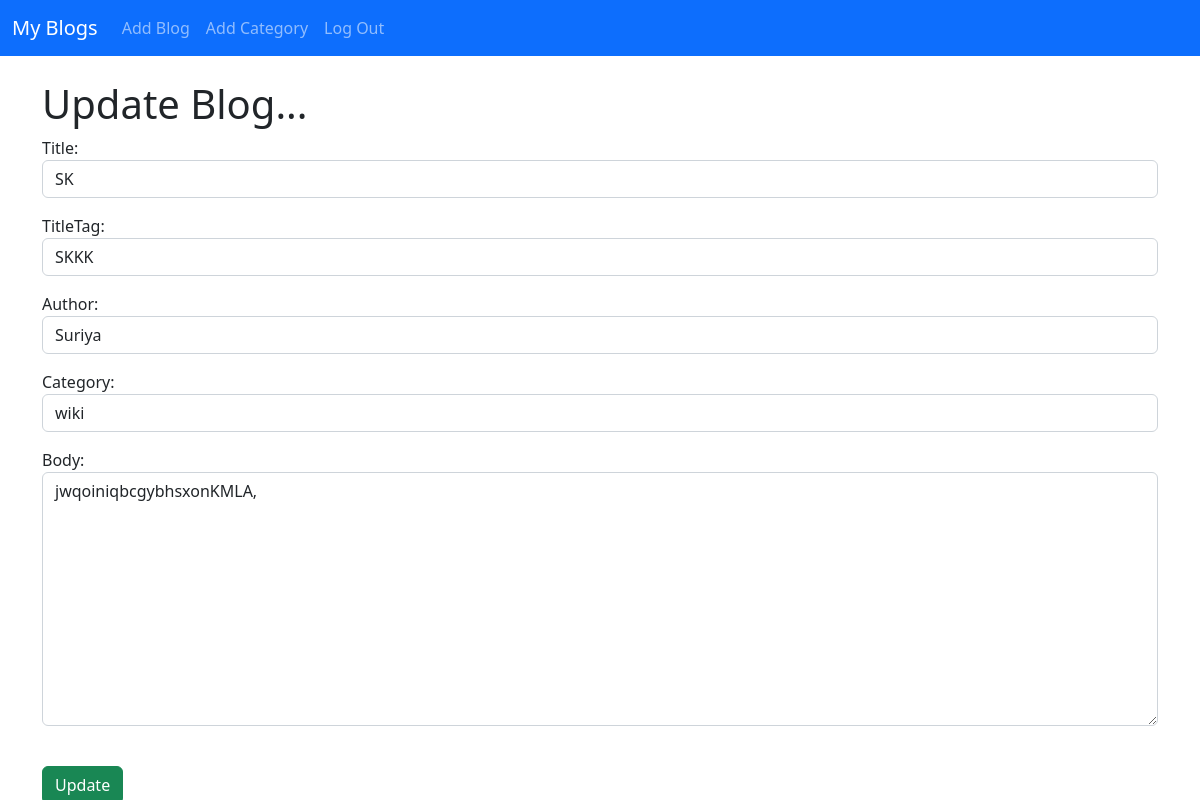
The page /article/edit/7 (signed in) on the database its author committed.
### user/models.py (models this page shows, shortened)
class Post(models.Model):
    title=models.CharField(max_length=255)
    titleTag=models.CharField(max_length=255)
    author=models.ForeignKey(User,on_delete=models.CASCADE)
    category=models.TextField()
    body=models.TextField()
    post_date=models.DateField(auto_now_add=True)

### user/views.py (the view)
# urls.py: path('article/edit/<int:pk>',UpdateArticle.as_view(),name="update"),
class UpdateArticle(UpdateView):
    model=Post
    template_name='updateArticle.html'
    form_class=PostForm

### user/form.py
class PostForm(forms.ModelForm):
	class Meta:
		model = Post
		fields='__all__'
		widgets ={
		'title' : forms.TextInput(attrs={'class': 'form-control'}),
		'titleTag' : forms.TextInput(attrs={'class': 'form-control'}),
		'author' : forms.Select(attrs={'class': 'form-control'}),
		'category' : forms.Select(choices=choices,attrs={'class': 'form-control'}),
		'body' : forms.Textarea(attrs={'class': 'form-control','placeholder' :'Must Be In HTML Format'}),
		}

### user/templates/updateArticle.html (shortened to what this page needs)
{% extends 'base.html'%}
{% block content%}
{% if user.is_authenticated %}
<h1>Update Blog...</h1>
<div class='form-group'>
	<form method="POST">
		{{form.as_p}}
		<br>
		<a href="{% url 'update' post.pk%}"><button class="btn btn-success">Update</button></a>
	</form>
</div>
{%else%}
You Are Not Allowed to here...Please Login
{%endif%}
{% endblock %}

### rows shown on the page
Post: title "SK", titleTag "SKKK", author "Suriya", category "wiki", body "jwqoiniqbcgybhsxonKMLA,"
